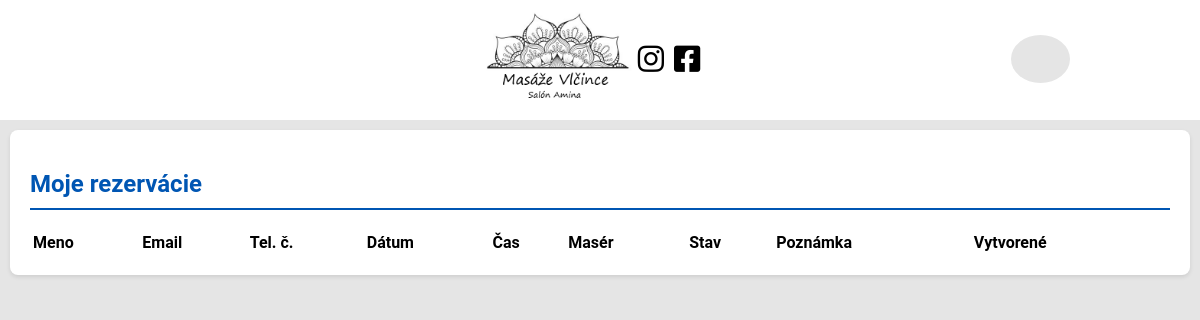
The app's page /profile/gether1996@gmail.com/, older data.
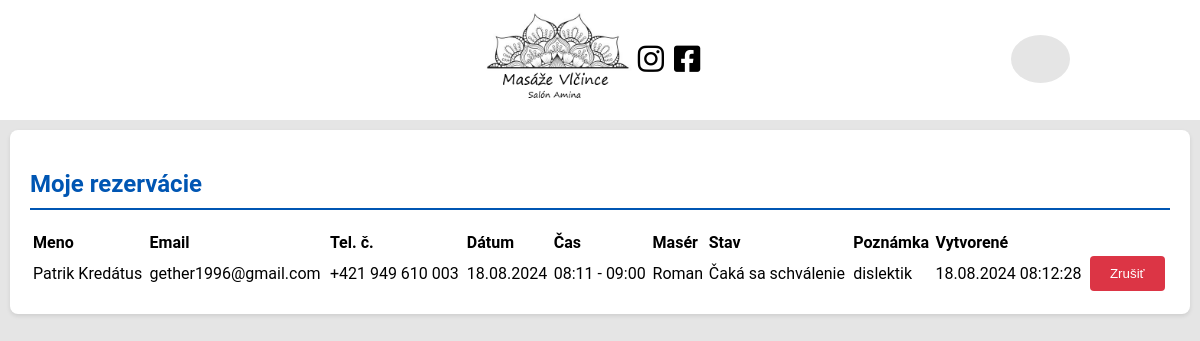
The same page, newer data.
### viewer/models.py (models this page shows)
class Reservation(Model):
    user = ForeignKey(CustomUser, on_delete=CASCADE, default=None, blank=True, null=True)
    name_surname = CharField(max_length=150)
    email = EmailField()
    phone_number = CharField(max_length=20)
    datetime_from = DateTimeField()
    datetime_to = DateTimeField()
    active = BooleanField(default=True)
    worker = CharField(max_length=100)
    status = CharField(max_length=50)
    created_at = DateTimeField()
    updated_at = DateTimeField()
    special_request = CharField(max_length=200, default=None, null=True, blank=True)
    personal_note = CharField(max_length=200, default=None, null=True, blank=True)
    cancellation_reason = CharField(max_length=254, default=None, blank=True, null=True)
    def get_date_string(self):
        return self.datetime_from.strftime('%d.%m.%Y')
    def get_time_range_string(self):
        time_from = self.datetime_from.strftime('%H:%M')
        time_to = self.datetime_to.strftime('%H:%M')
        return f'{time_from} - {time_to}'
    def get_created_at_string(self):
        return self.created_at.strftime('%d.%m.%Y %H:%M:%S')

### viewer/views.py (the view)
# urls.py: re_path(r'^profile/(?P<email>[^/]+)/$', profile, name='profile'),
def profile(request, email):
    try:
        user = CustomUser.objects.get(email=email)
        reservations = Reservation.objects.filter(user=user).order_by('datetime_from')
        reservation_data = [
            {
                'id': reservation.id,
                'name_surname': reservation.name_surname,
                'email': reservation.email,
                'phone_number': reservation.phone_number,
                'date': reservation.get_date_string(),
                'time': reservation.get_time_range_string(),
                'worker': reservation.worker,
                'status': reservation.status,
                'special_request': reservation.special_request,
                'created_at': reservation.get_created_at_string(),
            }
            for reservation in reservations
        ]
        context = {
            'reservation_data': reservation_data
        }
        return render(request, 'profile.html', context)
    except CustomUser.DoesNotExist:
        message = _('Najskôr sa prihláste.')
        return render(request, 'error.html', {'message': message})

### viewer/context_processors.py (called while the page is built)
def language_code(request):
    language_code = request.session.get('django_language', 'sk')
    return {'language_code': language_code}

### viewer/templates/profile.html (shortened to what this page needs)
{% extends 'base.html' %}
{% load static %}
{% load i18n %}
{% block content %}
    {% include 'navbar.html' %}
    <div class="table-container-profile">
        <h2>{% trans 'Moje rezervácie' %}</h2>
        <table class="table-profile">
            <thead>
                <tr>
                    <th>{% trans 'Meno' %}</th>
                    <th>Email</th>
                    <th>{% trans 'Tel. č.' %}</th>
                    <th>{% trans 'Dátum' %}</th>
                    <th>{% trans 'Čas' %}</th>
                    <th>{% trans 'Masér' %}</th>
                    <th>{% trans 'Stav' %}</th>
                    <th>{% trans 'Poznámka' %}</th>
                    <th>{% trans 'Vytvorené' %}</th>
                    <th></th>
                </tr>
            </thead>
            <tbody>
                {% for reservation in reservation_data %}
                    <tr>
                        <td>{{reservation.name_surname}}</td>
                        <td>{{reservation.email}}</td>
                        <td>{{reservation.phone_number}}</td>
                        <td>{{reservation.date}}</td>
                        <td>{{reservation.time}}</td>
                        <td>{{reservation.worker}}</td>
                        <td>{{reservation.status}}</td>
                        <td>{{reservation.special_request}}</td>
                        <td>{{reservation.created_at}}</td>
                        <td>
                            <button class="deactivate-btn" onclick="deactivate('{{ reservation.id }}')">{% trans 'Zrušiť' %}</button>
                        </td>
                    </tr>
                {% endfor %}
            </tbody>
        </table>
    </div>
{% endblock %}

Row changes from the older to the newer data that the page shows:
added Reservation: name_surname "Patrik Kredátus", email "gether1996@gmail.com", phone_number "+421 949 610 003", worker "Roman", status "Čaká sa schválenie", special_request "dislektik"
Text that changed along with them:
new list line: "18.08.2024 08:11 - 09:00 18.08.2024 08:12:28 Zrušiť"
